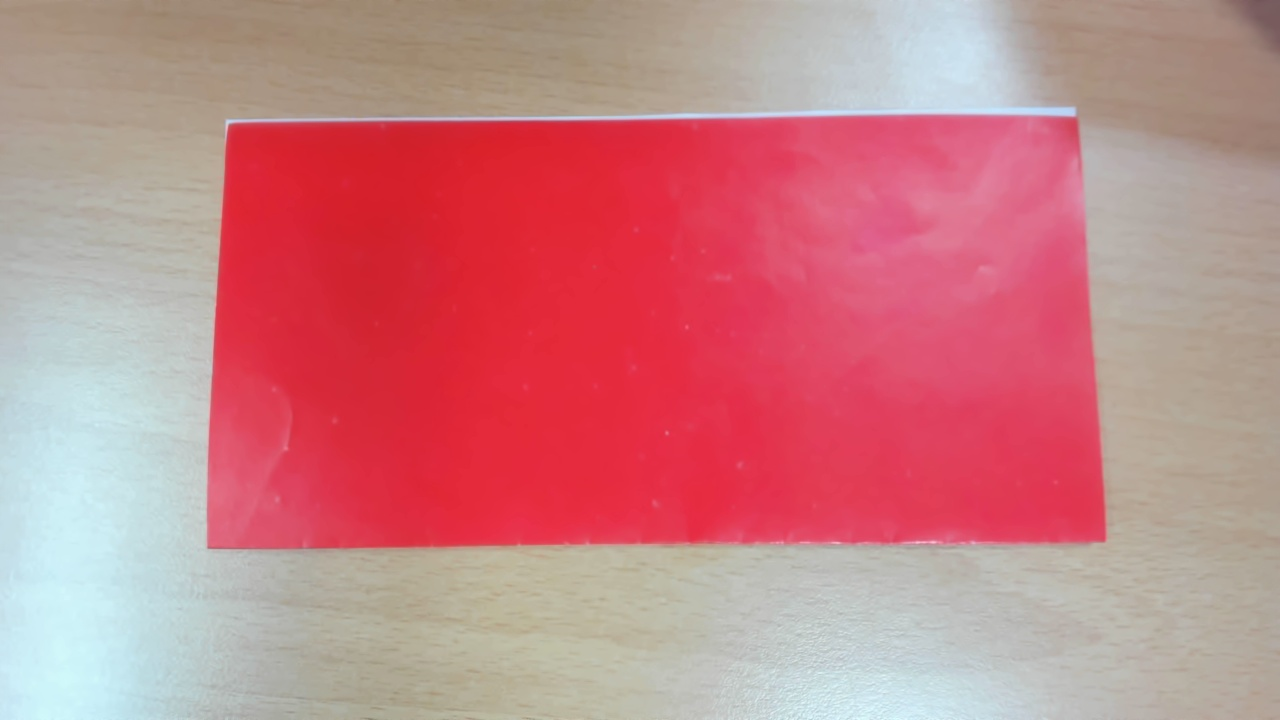
#> input picture paper2/test_img/img3.jpg, 1280 x 720 px, found by its file name; its folder holds only this picture in this run
$ python HSV.py
#> lines starting #> are read from the running program, lines starting #| are printed output that depends on the picture; after the words box and inside, x2 and y2 are one past the last pixel; in counts of white or black regions, pixels touching at a corner belong together
import cv2
import numpy as np
import os


def nothing(x):
    pass


img_dir = r"paper2\test_img"
img_files = [
    os.path.join(img_dir, f)
    for f in os.listdir(img_dir)
    if f.lower().endswith((".png", ".jpg", ".jpeg", ".bmp"))
]
img_files.sort()
if not img_files:
    print("No images found in the directory.")
    exit()

cv2.namedWindow("HSV")
mouse_x, mouse_y = 0, 0
clicked_hsv = None


def mouse_callback(event, x, y, flags, param):
    global mouse_x, mouse_y, clicked_hsv
    mouse_x, mouse_y = x, y
    if event == cv2.EVENT_LBUTTONDOWN:
        frame = param["frame"]
        hsv = cv2.cvtColor(frame, cv2.COLOR_BGR2HSV)
        h, w, _ = frame.shape
        x_, y_ = min(x, w - 1), min(y, h - 1)
        clicked_hsv = hsv[y_, x_]


idx = 0
while True:
    frame = cv2.imread(img_files[idx])
#> frame is the input picture: shape (720, 1280, 3); mean B, G, R 134.9, 130.5, 199
    if frame is None:
        print(f"Failed to load {img_files[idx]}")
        break

    hsv = cv2.cvtColor(frame, cv2.COLOR_BGR2HSV)
#> hsv: shape (720, 1280, 3); mean H, S, V 95.7, 96.2, 202.9

    h, w, _ = frame.shape
#> h = 720; w = 1280
    x, y = min(mouse_x, w - 1), min(mouse_y, h - 1)
#> x = 0; y = 0
    hsv_value = hsv[y, x]
#> hsv_value = [13, 58, 166]
    bgr_value = frame[y, x]
#> bgr_value = [128, 145, 166]
    text = f"HSV: {hsv_value} BGR: {bgr_value}"
#> text = 'HSV: [ 13  58 166] BGR: [128 145 166]'
    cv2.putText(frame, text, (10, 30), cv2.FONT_HERSHEY_SIMPLEX, 0.7, (0, 255, 0), 2)
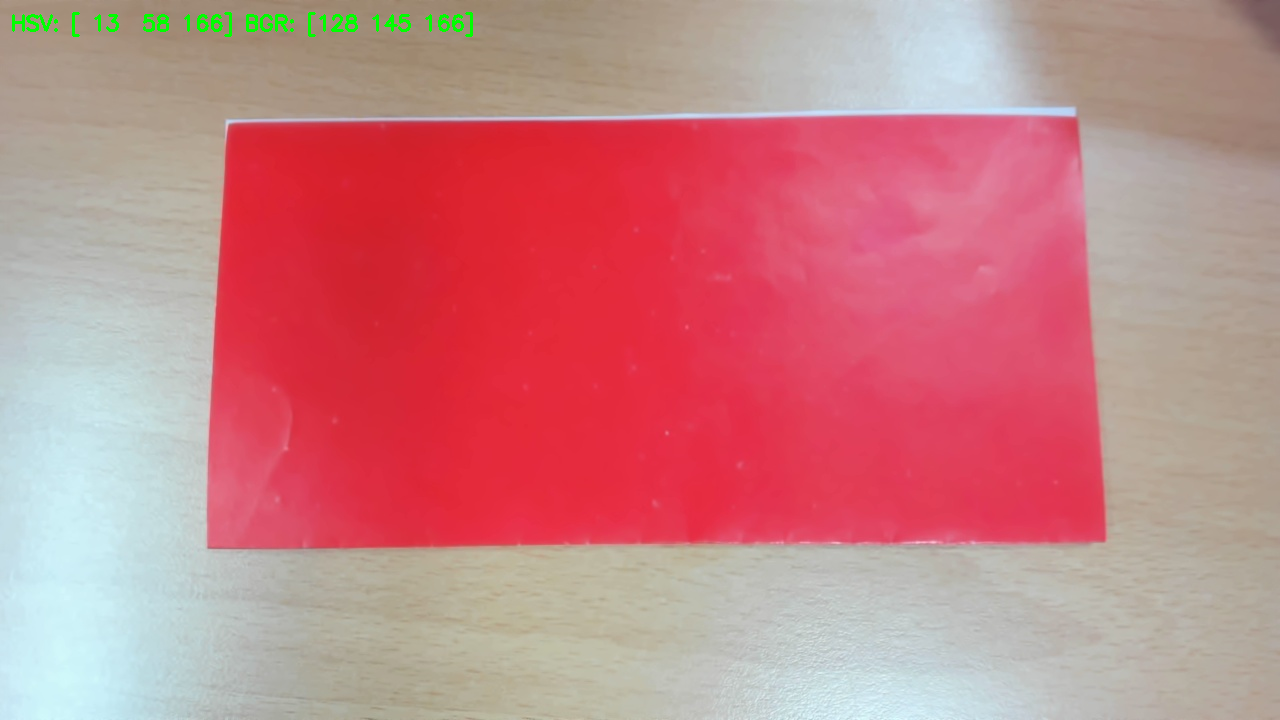
#> frame: shape (720, 1280, 3); 0.31% of pixels changed, all inside (x1, y1, x2, y2) = (12, 12, 473, 37)

    if clicked_hsv is not None:
        cv2.putText(
            frame,
            f"Clicked HSV: {clicked_hsv}",
            (10, 60),
            cv2.FONT_HERSHEY_SIMPLEX,
            0.7,
            (0, 0, 255),
            2,
        )

    x1, y1 = max(x - 10, 0), max(y - 10, 0)
#> x1 = 0; y1 = 0
    x2, y2 = min(x + 10, w - 1), min(y + 10, h - 1)
#> x2 = 10; y2 = 10
    roi = hsv[y1:y2, x1:x2]
    roi_bgr = cv2.cvtColor(roi, cv2.COLOR_HSV2BGR)
    frame[0 : roi_bgr.shape[0], 0 : roi_bgr.shape[1]] = roi_bgr
#> frame: shape (720, 1280, 3); under 0.01% of pixels changed, all inside (x1, y1, x2, y2) = (0, 0, 10, 8)

    cv2.circle(frame, (x, y), 5, (0, 0, 255), -1)
#> frame: shape (720, 1280, 3); mean B, G, R 134.5, 130.9, 198.5

    cv2.setMouseCallback("HSV", mouse_callback, {"frame": frame})

    cv2.imshow("HSV", frame)
    key = cv2.waitKey(0)
#> (key Esc is pressed here)
    if key == 27:  # ESC
        break
    elif key == ord("d") or key == 83:  # 右鍵或d
        idx = (idx + 1) % len(img_files)
        clicked_hsv = None
    elif key == ord("a") or key == 81:  # 左鍵或a
        idx = (idx - 1) % len(img_files)
        clicked_hsv = None

cv2.destroyAllWindows()
